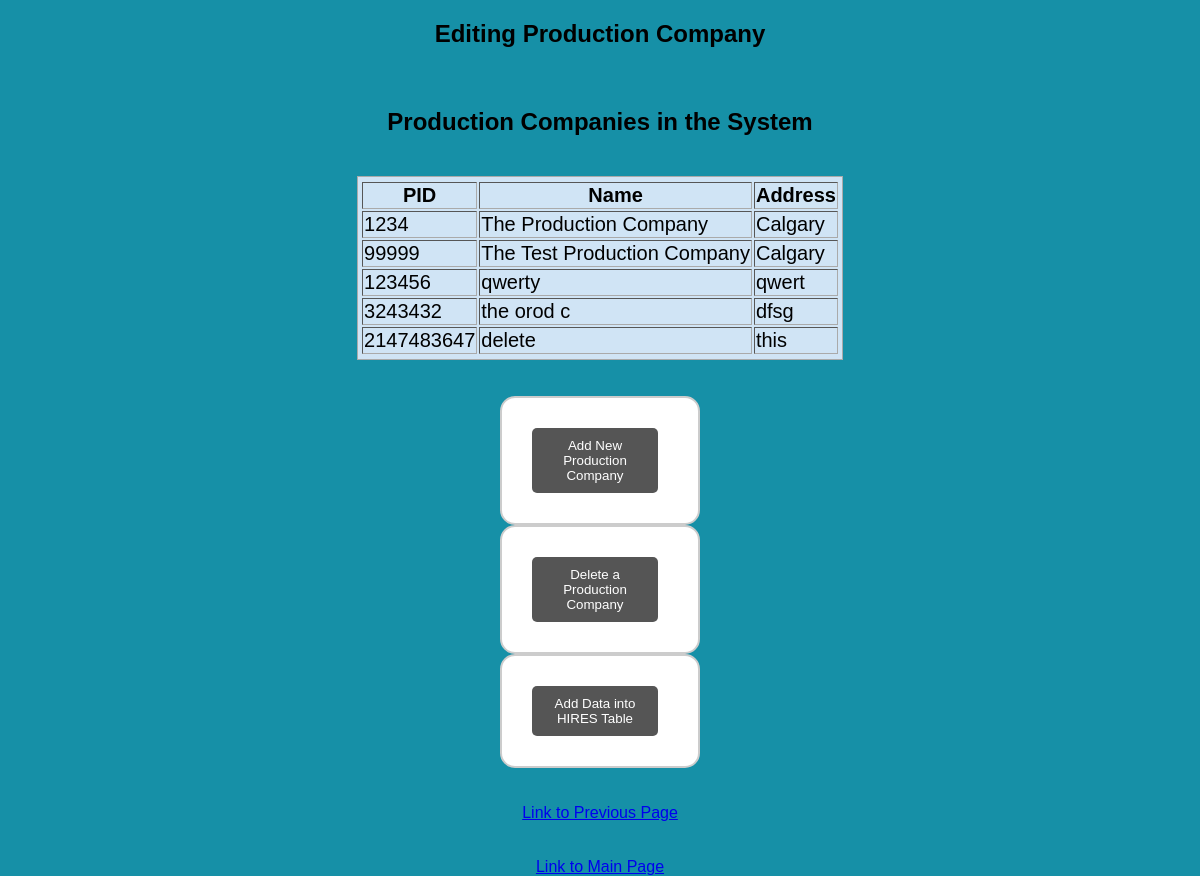
Before: /DBMS_Project/admin_editEntertainment/admin_editProdCompany.php with the older database file.
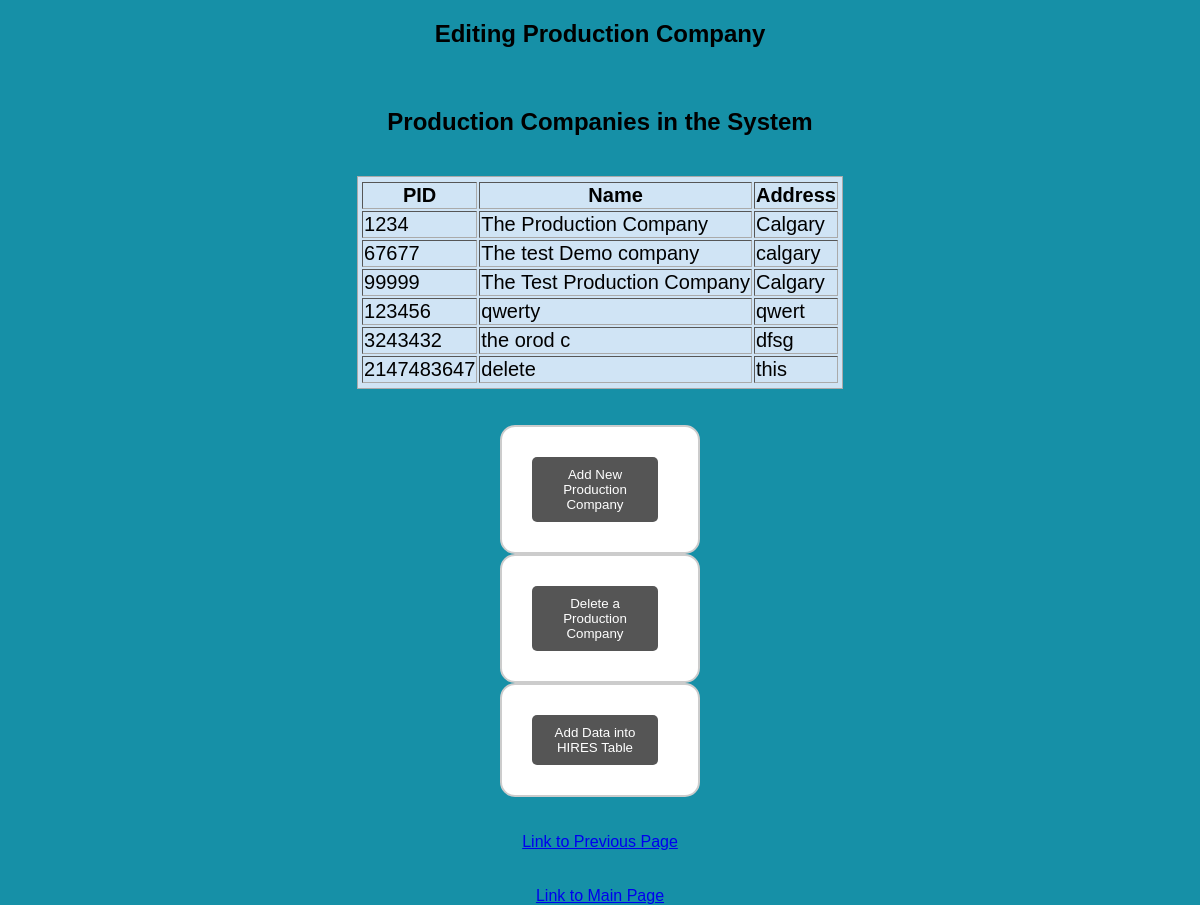
After: the same page with the newer database file.
### tables this page shows
CREATE TABLE `productioncompany` (
  `pid` int(5) NOT NULL,
  `name` varchar(30) NOT NULL,
  `address` varchar(20) NOT NULL
);

### DBMS_Project/admin_editEntertainment/admin_editProdCompany.php (the view, shortened to what this page needs)
<!DOCTYPE html>
<html>
<head>
	<link rel="stylesheet" type="text/css" href="./../style.css">
</head>
<body style = "flex-direction: column; justify-content:normal">
	<h2>Editing Production Company </h2>
	<h2>Production Companies in the System</h2>
	<?php
		$connection = mysqli_connect("localhost", "root", "","entertainment_db");
		$result = mysqli_query($connection, "SELECT * FROM productioncompany");
		echo "<table style = \"background: #D0E4F5;border: 1px solid #AAAAAA;
		padding: 3px 2px;font-size: 20px;\" border = '1'>
			<tr>
			<th>PID</th>
			<th>Name</th>
			<th>Address</th>
			</tr>";
		while($row = mysqli_fetch_array($result))
		{
			echo "<tr>";
			echo "<td>" . $row['pid'] . "</td>";
			echo "<td>" . $row['name'] . "</td>";
			echo "<td>" . $row['address'] . "</td>";
			echo "</tr>";
		}
		echo "</table>";
	?>
	<br><br>
	<form style = "width: 200px" action=""  method="post">
	<button name = "addNewProdCompany" style = "float:middle"  type="submit">Add New Production Company
	</button>
	</form>
	<form style = "width: 200px" action=""  method="post">
	<button name = "deleteProdCompany" type="submit">Delete a Production Company</button>
	</form>
	<form style = "width: 200px" action=""  method="post">
	<button name = "updateHires" type="submit">Add Data into HIRES Table</button>
	</form>
	<br><br>
	<a href="admin_editInfo.php">Link to Previous Page</a>	<br><br>
    <a href="./../index.php">Link to Main Page</a>
</body>
</html>

Changed rows visible on the page:
added productioncompany: pid "67677", name "The test Demo company", address "calgary"
